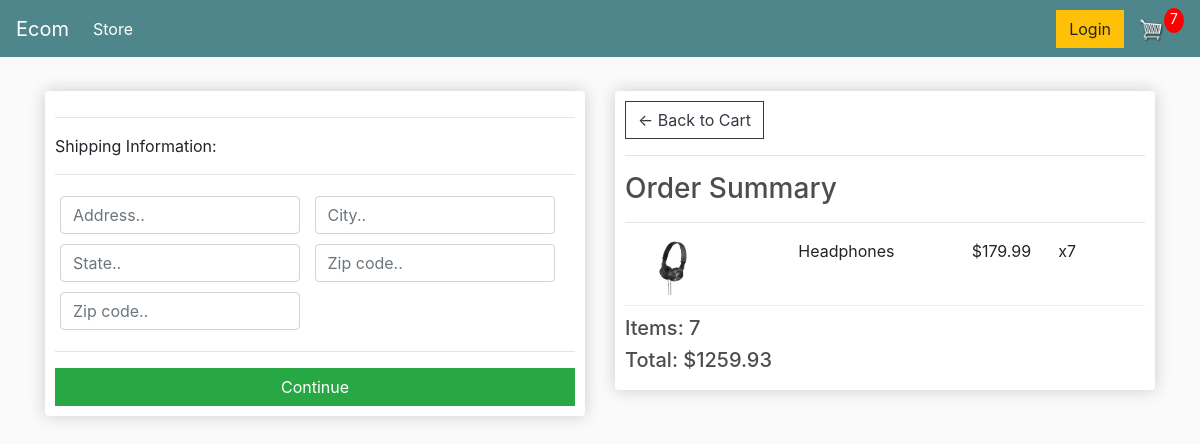
The app's page /checkout/ (signed in) with its own data.
### store/models.py (models this page shows, shortened)
class OrderItem(models.Model):
	product = models.ForeignKey(Product, on_delete=models.SET_NULL, null=True)
	order = models.ForeignKey(Order, on_delete=models.SET_NULL, null=True)
	quantity = models.IntegerField(default=0, null=True, blank=True)
	date_added = models.DateTimeField(auto_now_add=True)
	@property
	def get_total(self):
		total = self.product.price * self.quantity
		return total

class Product(models.Model):
	name = models.CharField(max_length=200)
	price = models.DecimalField(max_digits=7,decimal_places=2)
	digital = models.BooleanField(default=False,null=True, blank=True)
	image = models.ImageField(null=True, blank=True)
	@property
	def imageURL(self):
		try:
			url = self.image.url
		except:
			url = ''
		return url

class Order(models.Model):
	customer = models.ForeignKey(Customer, on_delete=models.SET_NULL, null=True, blank=True)
	date_ordered = models.DateTimeField(auto_now_add=True)
	complete = models.BooleanField(default=False)
	transaction_id = models.CharField(max_length=100, null=True)
	@property
	def shipping(self):
		shipping = False
		orderitems = self.orderitem_set.all()
		for i in orderitems:
			if i.product.digital == False:
				shipping = True
		return shipping
	@property
	def get_cart_total(self):
		orderitems = self.orderitem_set.all()
		total = sum([item.get_total for item in orderitems])
		return total
	@property
	def get_cart_items(self):
		orderitems = self.orderitem_set.all()
		total = sum([item.quantity for item in orderitems])
		return total

### store/views.py (the view)
# urls.py: path('checkout/', views.checkout, name="checkout"),
def checkout(request):
	if request.user.is_authenticated:
		customer = request.user.customer
		order, created = Order.objects.get_or_create(customer=customer, complete=False)
		items = order.orderitem_set.all()
		cartItems = order.get_cart_items
	else:
		items = []
		order = {'get_cart_total':0, 'get_cart_items':0, 'shipping':False}
		cartItems = order['get_cart_items']
	context = {'items':items, 'order':order, 'cartItems':cartItems}
	return render(request, 'store/checkout.html', context)

### store/templates/store/checkout.html (shortened to what this page needs)
{% extends 'store/main.html' %}
{% load static %}
{% block content %}
     <div class="row">
		<div class="col-lg-6">
			<div class="box-element" id="form-wrapper">
				<form id="form">
					<div id="shipping-info">
						<hr>
						<p>Shipping Information:</p>
						<hr>
						<div class="form-field">
							<input class="form-control" type="text" name="address" placeholder="Address..">
						</div>
						<div class="form-field">
							<input class="form-control" type="text" name="city" placeholder="City..">
						</div>
						<div class="form-field">
							<input class="form-control" type="text" name="state" placeholder="State..">
						</div>
						<div class="form-field">
							<input class="form-control" type="text" name="zipcode" placeholder="Zip code..">
						</div>
						<div class="form-field">
							<input class="form-control" type="text" name="country" placeholder="Zip code..">
						</div>
					</div>
					<hr>
					<input id="form-button" class="btn btn-success btn-block" type="submit" value="Continue">
				</form>
			</div>
			<br>
		</div>
		<div class="col-lg-6">
			<div class="box-element">
				<a  class="btn btn-outline-dark" href="{% url 'cart' %}">&#x2190; Back to Cart</a>
				<hr>
				<h3>Order Summary</h3>
				<hr>
				{% for item in items %}
				<div class="cart-row">
					<div style="flex:2"><img class="row-image" src="{{item.product.imageURL}}"></div>
					<div style="flex:2"><p>{{item.product.name}}</p></div>
					<div style="flex:1"><p>${{item.product.price|floatformat:2}}</p></div>
					<div style="flex:1"><p>x{{item.quantity}}</p></div>
				</div>
				{% endfor %}
				<h5>Items:   {{order.get_cart_items}}</h5>
				<h5>Total:   ${{order.get_cart_total|floatformat:2}}</h5>
			</div>
		</div>
	</div>
{% endblock content %}

### static/css/main.css (style rules this page uses)
body { background-color: hsl(0, 0%, 98%); }
h1,h2,h3,h4,h5,h6 { color:hsl(0, 0%, 30%); }
.box-element { box-shadow:hsl(0, 0%, 80%) 0 0 16px; background-color: #fff; border-radius: 4px; padding: 10px; }
.col-lg-4, .col-lg-6, .col-lg-8, .col-lg-12 { margin-top: 10px; }
.btn { border-radius: 0; }
.row-image { width: 100px; }
.form-field { width:250px; display: inline-block; padding: 5px; }
.cart-row { display: flex; align-items: flex-stretch; padding-bottom: 10px; margin-bottom: 10px; border-bottom: 1px solid #ececec; }

### records on screen
OrderItem: product.imageURL (picture), product.name "Headphones", product.price "179.99", quantity "7"
Order: get_cart_items "7", get_cart_total "1259.93"

### other values on screen
{{ cartItems }} "7"
